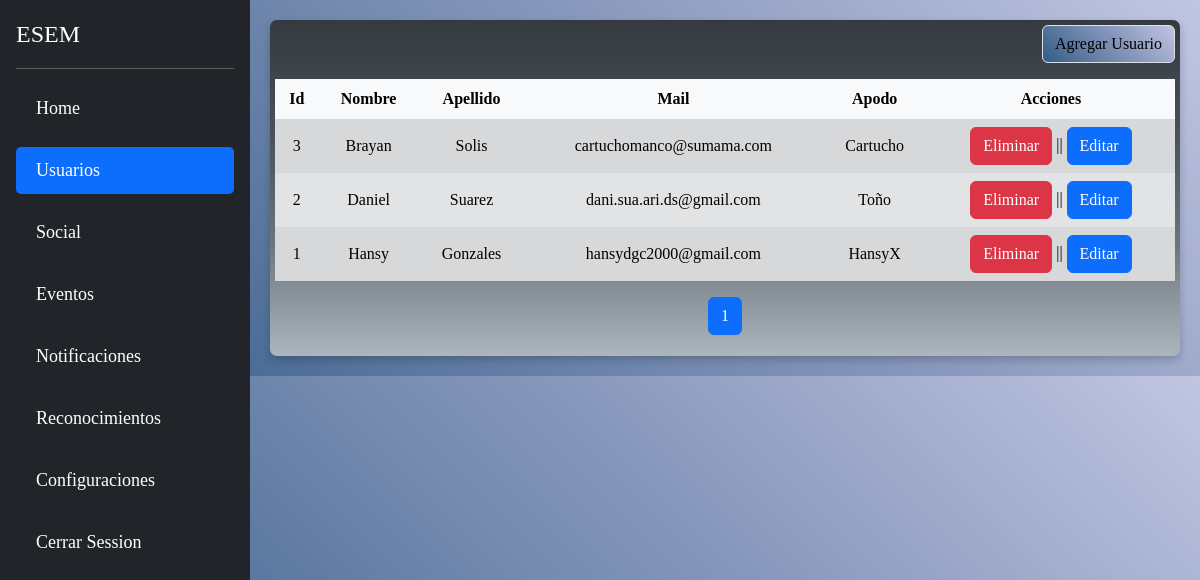
Screenshot of /usuarios/ with the database file from the repository.
### core/models.py (models this page shows, shortened)
class Usuarios(models.Model):
    auto_increment_id = models.AutoField(primary_key=True)
    nombre = models.CharField(max_length=200, verbose_name="Nombre")
    apellido = models.CharField(max_length=200, verbose_name="Apellido")
    mail = models.EmailField(blank=True, verbose_name="Email")
    apodo = models.CharField(max_length=200, verbose_name="Apodo")
    image = models.ImageField(verbose_name="Imagen",null=True,)
    disponibilidad = models.BooleanField(default=True, verbose_name="Disponibilidad")
    rol = models.CharField(max_length=200, verbose_name="Rol", blank=True)
    fechaNacimiento = models.DateField(null=True, blank=True, verbose_name="Fecha de nacimiento")  # Opcional
    honor = models.IntegerField(null=True,blank=True, verbose_name="Honor",default=100)
    estado = models.BooleanField(null=True,default=True)
    created = models.DateTimeField(auto_now_add=True, blank=True)
    updated = models.DateTimeField(auto_now=True, blank=True)
    class Meta:
        verbose_name = 'Usuarios'
        verbose_name_plural = 'Usuarios'
        ordering = ["-created"]

### core/views.py (the view)
# urls.py: path('usuarios/',views.usuarios, name="usuarios"),
def usuarios(request):
    users = Usuarios.objects.all()
    paginator = Paginator(users, 10)
    page_number = request.GET.get('page')
    page_obj = paginator.get_page(page_number)
    return render(request, 'core/html/usuarios/usuariosLista.html', {'page_obj': page_obj})

### core/templates/core/html/usuarios/usuariosLista.html (shortened to what this page needs)
{% extends "core/html/base.html" %}
{% block content %}
<div class="container-fluid" id="contendorprincipal">
    <div class="d-flex justify-content-end mb-3">
        <a href="#" class="btn border btn-info" id="btnAddUser">
             Agregar Usuario
        </a>
    </div>
    <div class="table-responsive">
        <table class="table table-striped table-hover table-borderless table-secondary align-middle">
            <thead class="table-light">
                <tr class="text-center">
                    <th>Id</th>
                    <th>Nombre</th>
                    <th>Apellido</th>
                    <th>Mail</th>
                    <th>Apodo</th>
                    <th>Acciones</th>
                </tr>
            </thead>
            <tbody class="table-group-divider">
                {% for usuario in page_obj %}
                <tr class="table-secondary text-center">
                    <td scope="row">{{ usuario.auto_increment_id }}</td>
                    <td>{{ usuario.nombre }}</td>
                    <td>{{ usuario.apellido }}</td>
                    <td>{{ usuario.mail }}</td>
                    <td>{{ usuario.apodo }}</td>
                    <td>
                        <a name="eliminar" id="eliminar" class="btn btn-danger" href="#" role="button">Eliminar</a>
                        ||
                        <a name="editar" id="editar" class="btn btn-primary" href="#" role="button">Editar</a>
                    </td>
                </tr>
                {% empty %}
                <tr>
                    <td colspan="6">No hay usuarios disponibles.</td>
                </tr>
                {% endfor %}
            </tbody>
        </table>
    </div>
    <nav aria-label="Page navigation">
        <ul class="pagination justify-content-center">
            {% for num in page_obj.paginator.page_range %}
                {% if page_obj.number == num %}
                    <li class="page-item active">
                        <span class="page-link">{{ num }}</span>
                    </li>
                {% elif num > page_obj.number|add:'-3' and num < page_obj.number|add:'3' %}
                    <li class="page-item"><a class="page-link" href="?page={{ num }}">{{ num }}</a></li>
                {% endif %}
            {% endfor %}
        </ul>
    </nav>
</div>
{% endblock %}

### core/static/core/css/style.css (style rules this page uses)
body { font-family: 'Times New Roman', Times, serif; background:linear-gradient( 45deg, hsl(208deg 49% 36%) 0%, hsl(211deg 38% 41%) 11%, hsl(214deg 30% 47%) 22%, hsl(216deg 27% 52%) 33%, hsl(218deg 27% 57%) 44%, hsl(221deg 28% 62%) 56%, hsl(223deg 29% 67%) 67%, hsl(226deg 30% 72%) 78%, hsl(228deg 33% 77%) 89%, hsl(231deg 36% 82%) 100% ); }
.btn-info { background:linear-gradient( 45deg, hsl(208deg 49% 36%) 0%, hsl(211deg 38% 41%) 11%, hsl(214deg 30% 47%) 22%, hsl(216deg 27% 52%) 33%, hsl(218deg 27% 57%) 44%, hsl(221deg 28% 62%) 56%, hsl(223deg 29% 67%) 67%, hsl(226deg 30% 72%) 78%, hsl(228deg 33% 77%) 89%, hsl(231deg 36% 82%) 100% ); }
.border { background:linear-gradient( 45deg, hsl(208deg 49% 36%) 0%, hsl(211deg 38% 41%) 11%, hsl(214deg 30% 47%) 22%, hsl(216deg 27% 52%) 33%, hsl(218deg 27% 57%) 44%, hsl(221deg 28% 62%) 56%, hsl(223deg 29% 67%) 67%, hsl(226deg 30% 72%) 78%, hsl(228deg 33% 77%) 89%, hsl(231deg 36% 82%) 100% ); }
.container-fluid { background: linear-gradient(to bottom, #343a40, #495057, #6c757d, #adb5bd); box-shadow: 0 4px 8px rgba(0, 0, 0, 0.2); padding: 5px; border-radius: 7px }

### rows the page displays
Usuarios: auto_increment_id "3", nombre "Brayan", apellido "Solis", mail "cartuchomanco@sumama.com", apodo "Cartucho"
Usuarios: auto_increment_id "2", nombre "Daniel", apellido "Suarez", mail "dani.sua.ari.ds@gmail.com", apodo "Toño"
Usuarios: auto_increment_id "1", nombre "Hansy", apellido "Gonzales", mail "hansydgc2000@gmail.com", apodo "HansyX"

### other values shown
{{ num }} "1"
